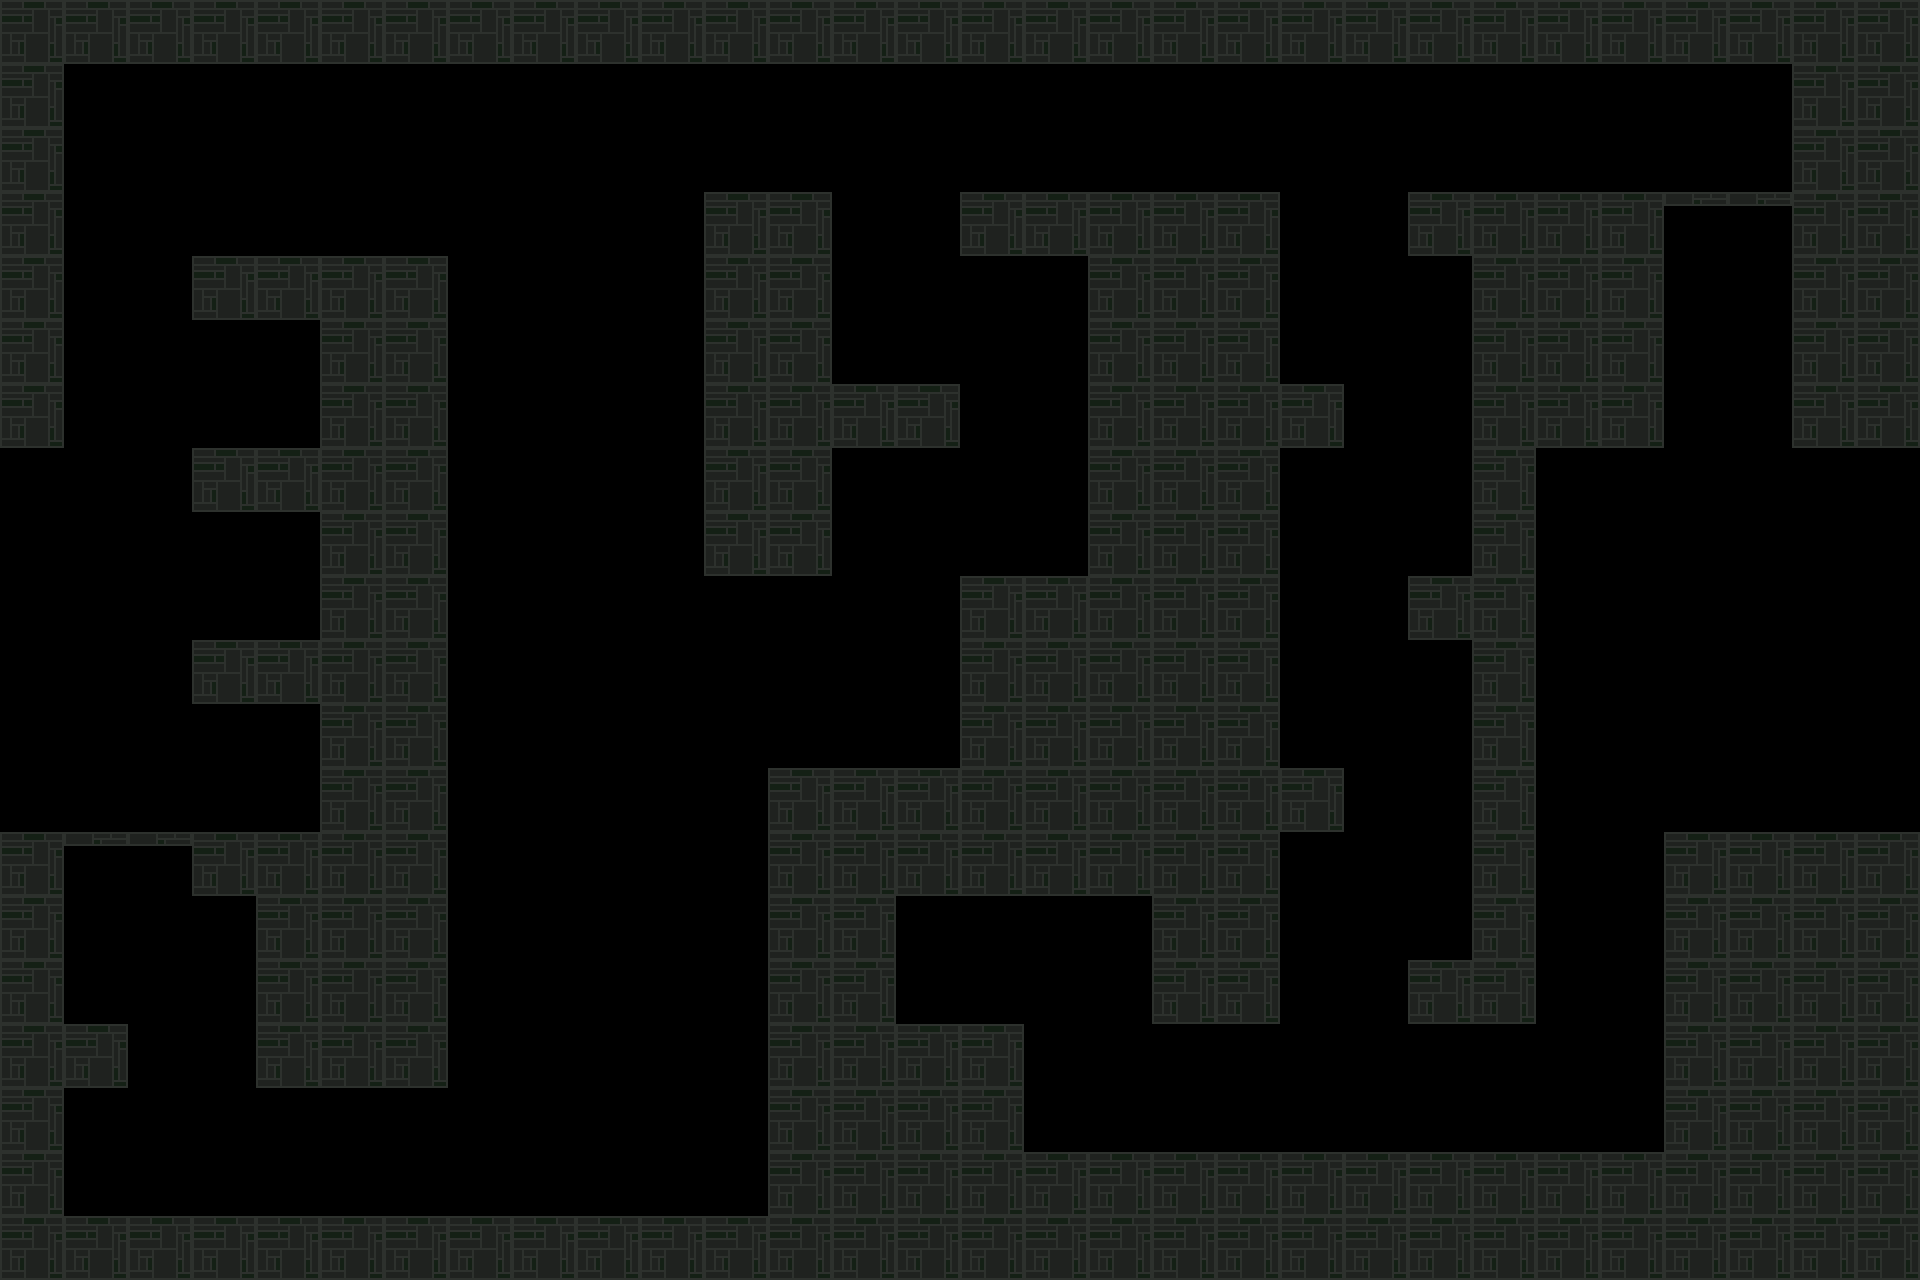

Below is a game level as drawn by its tile map, then a one-line description and the .tmx that defines it (tile-layer data replaced by summaries):
An orthogonal 30x20 tile map with 64x64 px tiles, 1 tile layer (Tile Layer 1).

<map version="1.10" tiledversion="1.10.2" orientation="orthogonal" renderorder="right-down" width="30" height="20" tilewidth="64" tileheight="64" infinite="0" nextlayerid="2" nextobjectid="1">
 <tileset firstgid="1" name="tilemap" tilewidth="64" tileheight="64" tilecount="10" columns="10">
  <image source="tilemap.png" width="640" height="64" />
 </tileset>
 <layer id="1" name="Tile Layer 1" width="30" height="20">
  <data>[600 cells, 600 non-empty, 3 distinct tile ids]</data>
 </layer>
</map>
